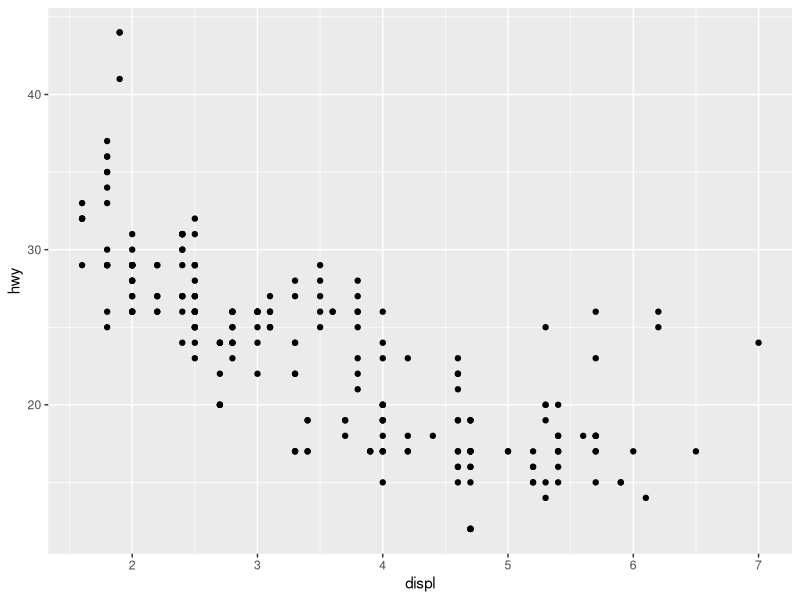
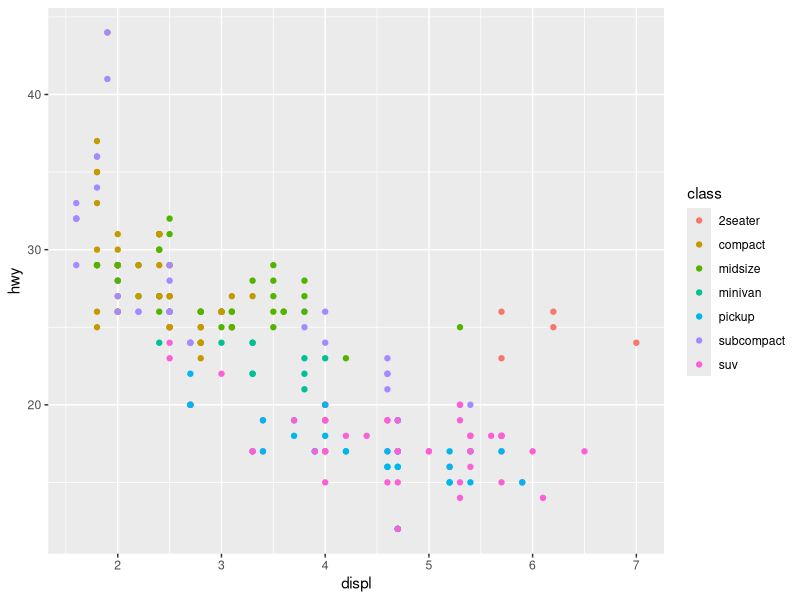
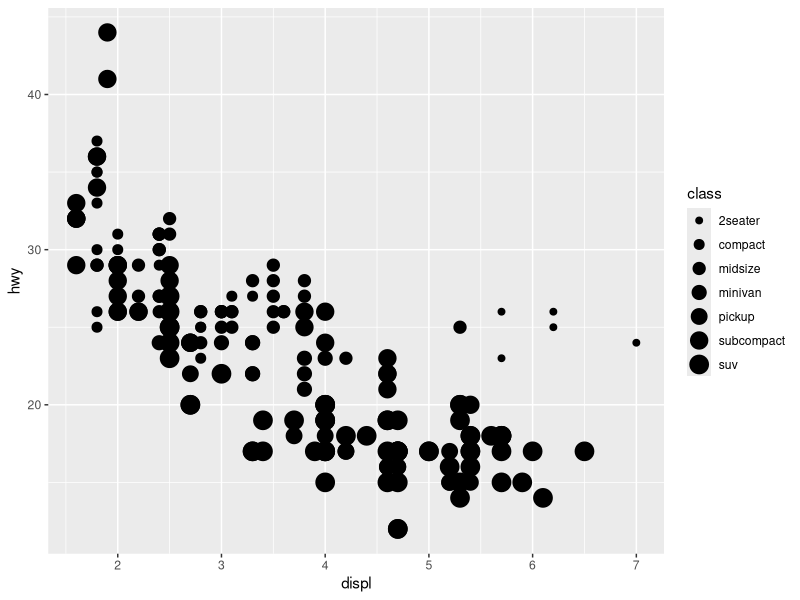
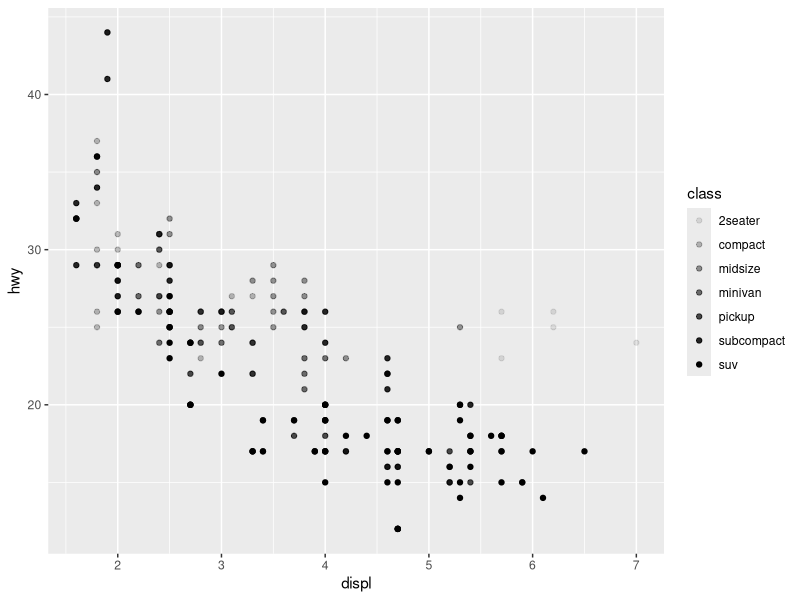
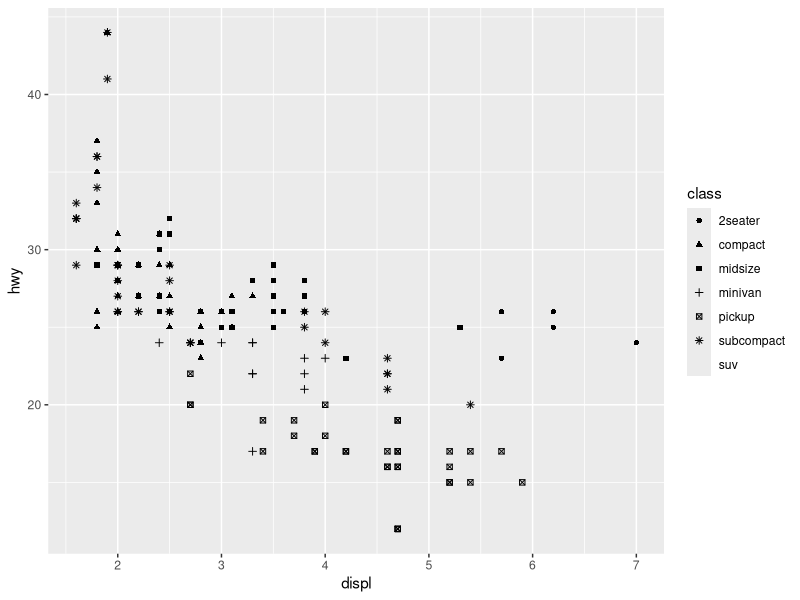
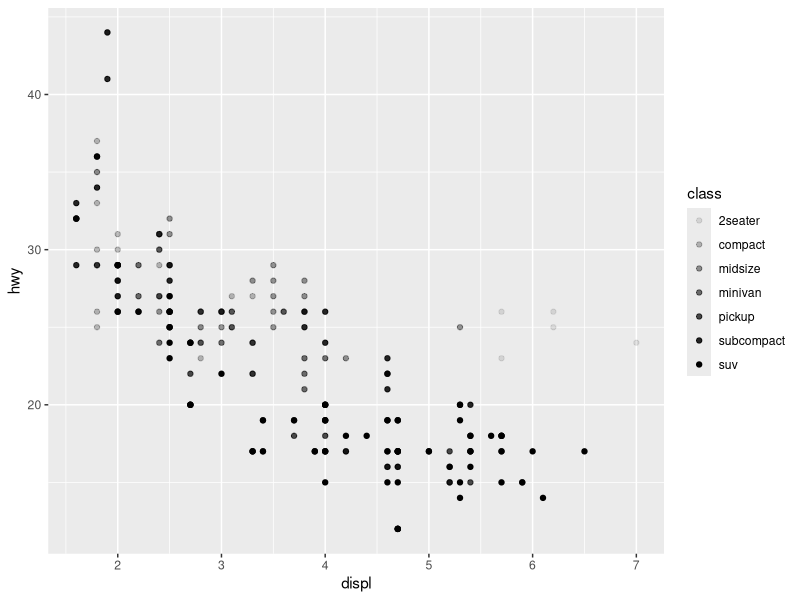
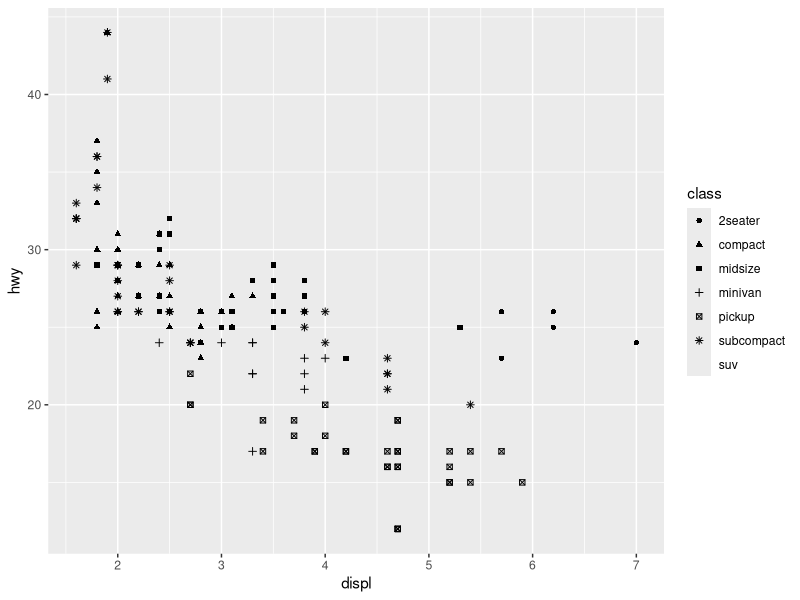
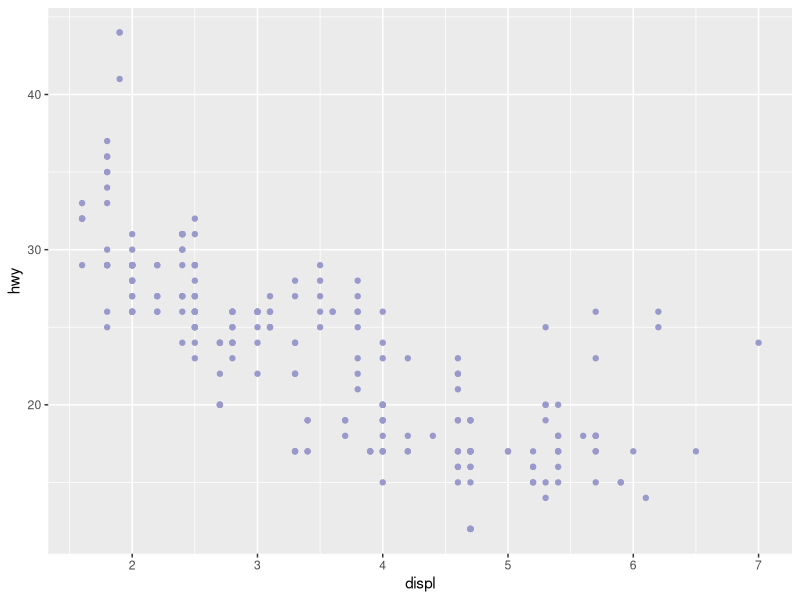

Recreate these plots in R, in order.
## ---- chunk 1
# Cargamos librería
library(tidyverse)
## ---- chunk 2
# Cargamos los datos
ggplot2::mpg
## ---- chunk 3
# Creamos un gráfico con ggplot

# DATOS
ggplot(data = mpg) +
  # GEOMETRIAS (funciones de estética)
  geom_point(mapping = aes(x = displ, y = hwy))
## ---- chunk 4
# Diferenciamos por color cada clase de coche
ggplot(data = mpg) +
  geom_point(mapping = aes(x = displ, y = hwy, color = class))
## ---- chunk 5
# Diferenciamos el tamaño de cada clase con el atributo size
ggplot(data = mpg) +
  geom_point(mapping = aes(x = displ, y = hwy, size=class))
## ---- chunk 6
# ALPHA es la gradación de color por clase
ggplot(data = mpg) +
  geom_point(mapping = aes(x = displ, y = hwy, alpha = class))
## ---- chunk 7
# SHAPE es el tipo de punto por clase
ggplot(data = mpg) +
  geom_point(mapping = aes(x = displ, y = hwy, shape = class))
## ---- chunk 8
ggplot(data = mpg) +
  geom_point(mapping = aes(x = displ, y = hwy, alpha = class))

ggplot(data = mpg) +
  geom_point(mapping = aes(x = displ, y = hwy, shape = class))
## ---- chunk 9
# asignamos la escala de colores (por paleta, hexadecimal...combinaciones ColorBrewer)
ggplot(data = mpg) +
  geom_point(mapping = aes(x = displ, y = hwy), color = "#9999CC")
## ---- chunk 10
# creamos una matriz con facet_wrap para distribuir las variables o elementos
ggplot(data = mpg) +
  geom_point(mapping = aes(x = displ, y = hwy), color = "#9999CC") +
  facet_wrap(~ class, nrow = 2)
# creamos una matriz con todos los atributos excepto ~ class
## ---- chunk 11
# colocamos en la matriz los elementos de los atributos drv y cyl
ggplot(data = mpg) +
  geom_point(mapping = aes(x = displ, y = hwy), color = "#9999CC") +
  facet_wrap(drv ~ cyl)
## ---- chunk 12
ggplot(data = mpg) +
  geom_point(mapping = aes(x = year, y = displ))


ggplot(data = mpg) +
  geom_smooth(mapping = aes(x = year, y = displ), method = "lm")

## ---- chunk 13
ggplot(data = mpg) +
  geom_smooth(mapping = aes(x = displ, y = hwy, linetype = drv))
## ---- chunk 14
ggplot(data = mpg) +
  geom_smooth(mapping = aes(x = displ, y = hwy), method = 'loess')

ggplot(data = mpg) +
  geom_smooth(mapping = aes(x = displ, y = hwy, group = drv), method = 'loess')

ggplot(data = mpg) +
  geom_smooth(mapping = aes(x = displ, y = hwy), show.legend = T)

## ---- chunk 15
ggplot(data = mpg) +
  geom_point(mapping = aes(x = displ, y = hwy, color=drv)) +
  geom_smooth(mapping = aes(x = displ, y = hwy))
## ---- chunk 16
ggplot(data = mpg, mapping = aes(x = displ, y = hwy)) +
  geom_point(mapping = aes(color = class)) +
  geom_smooth(
    data = filter(mpg, class == "subcompact"),
    se = FALSE
  )
## ---- chunk 17
ggplot(data = mpg, mapping = aes(x = displ, y = hwy)) +
  geom_point() +
  geom_smooth()

ggplot() +
  geom_point(
    data = mpg,
    mapping = aes(x = displ, y = hwy)
  ) +
  geom_smooth(
    data = mpg,
    mapping = aes(x = displ, y = hwy)
  )
## ---- chunk 18
bar <- ggplot(data = diamonds) +
  geom_bar(
    mapping = aes(x = cut, fill = cut),
    show.legend = FALSE,
    width = 1
  ) +
  theme(aspect.ratio = 1) +
  labs(x = NULL, y = NULL)

bar + coord_flip()
bar + coord_polar()
## ---- chunk 19
nz <- map_data("world")

ggplot(nz, aes(long, lat, group = group)) +
  geom_polygon(fill = "white", color = "black")

ggplot(nz, aes(long, lat, group = group)) +
  geom_polygon(fill = "white", color = "black") +
  coord_quickmap()
